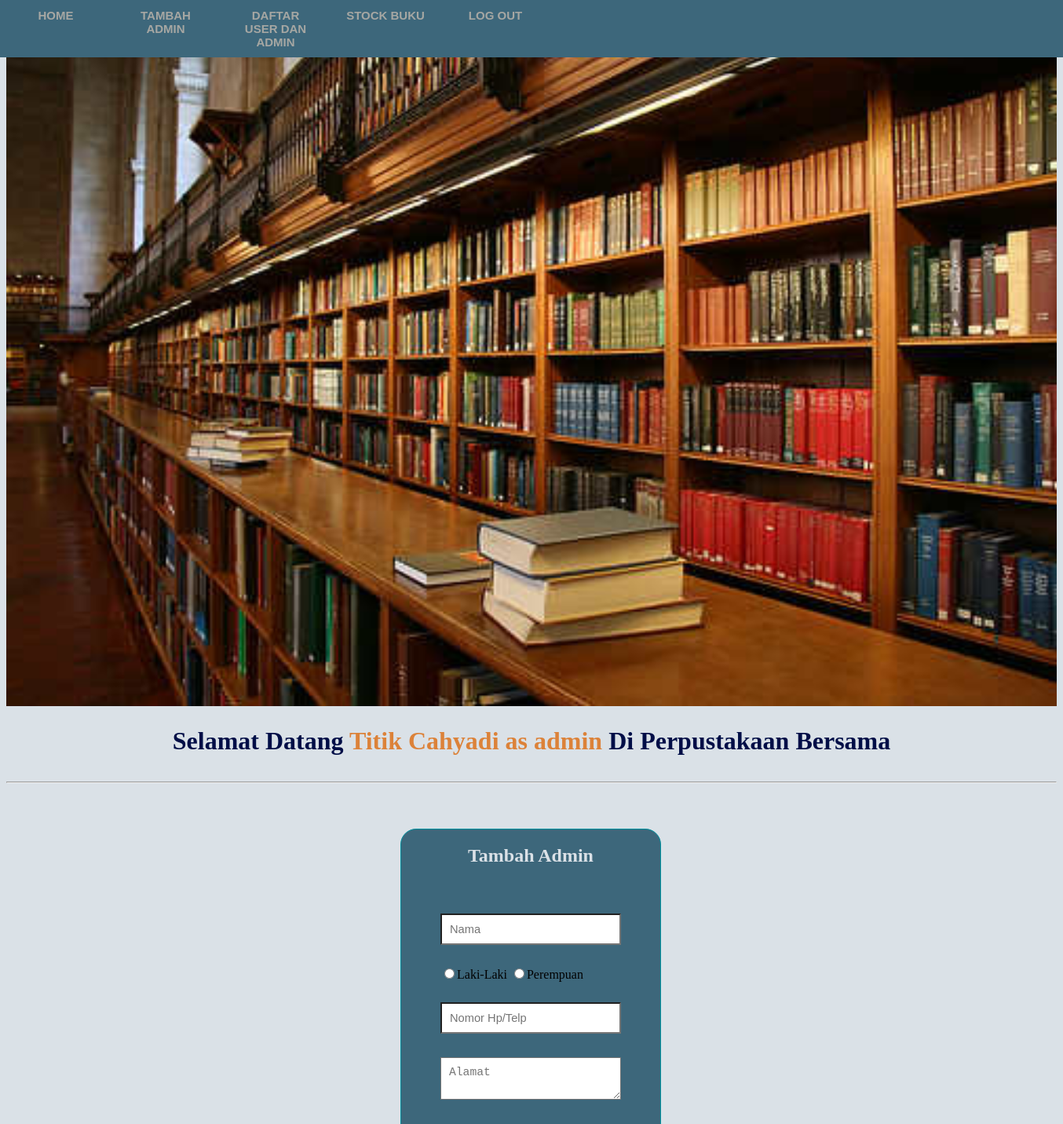
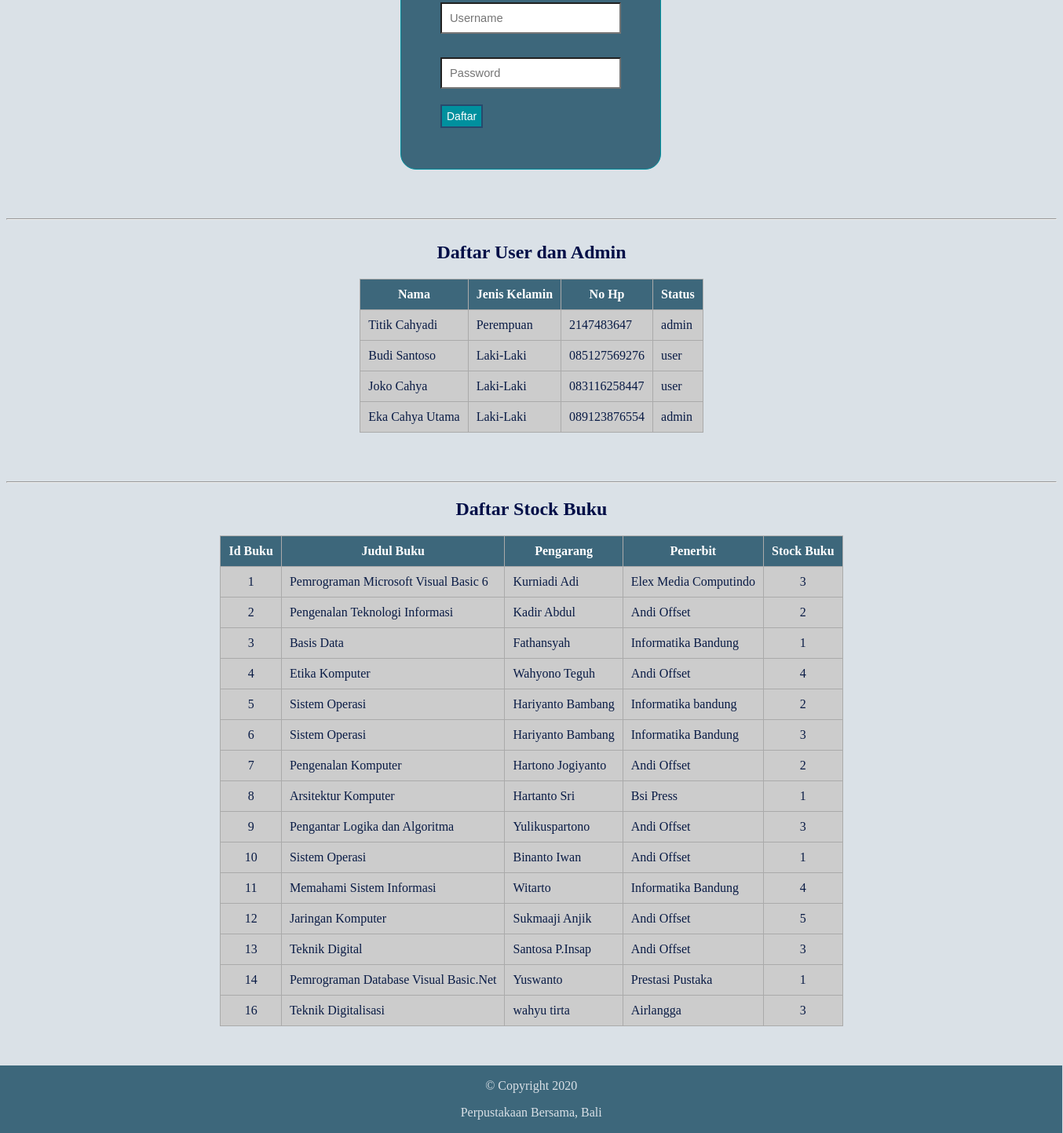
The app's page /index_superadmin.php (signed in) with its own data (2 pictures, top to bottom).
### tables this page shows
CREATE TABLE `user` (
  `id_user` int(11) NOT NULL,
  `nama` varchar(30) NOT NULL,
  `jenis_kelamin` enum('Laki-Laki','Perempuan') NOT NULL,
  `no_hp` varchar(15) NOT NULL,
  `alamat` varchar(100) NOT NULL,
  `username` varchar(20) NOT NULL,
  `password` varchar(12) NOT NULL,
  `status` varchar(11) NOT NULL
);

CREATE TABLE `buku` (
  `id_buku` int(11) NOT NULL,
  `judul_buku` varchar(50) NOT NULL,
  `pengarang_buku` varchar(30) NOT NULL,
  `edisi_buku` varchar(5) NOT NULL,
  `penerbit` varchar(30) NOT NULL,
  `tahun_terbit` int(5) NOT NULL,
  `no_rak` varchar(5) NOT NULL,
  `stock_buku` int(3) NOT NULL
);

### index_superadmin.php (the view, shortened to what this page needs)
<!DOCTYPE html>
<html>
<head>
	<link rel="stylesheet" type="text/css" href="CSS/index_superadmin.css">
</head>
<body>
	<nav class="navigasi">
		<div class="wrapper">
			<ul>
				<li><a href="#section1">Home</a></li>
				<li><a href="#section2">Tambah Admin</a></li>
				<li><a href="#section3">Daftar User dan Admin</a></li>
				<li><a href="#section5">Stock Buku</a></li>
				<li><a href="logout.php">Log Out</a></li>
			</ul>
		</div>
	</nav>
    <div id="section1">
        <img src="Gambar/gedung_perpustakaan.jpg">
        <h1>Selamat Datang <b style="color: #DC8239;"><?php echo $_SESSION['name'];?> as <?php echo $_SESSION['status'];?> </b> Di Perpustakaan Bersama</h1>
    </div>
    <hr>
    <div id="section2">
    	<h2 align="center">Tambah Admin</h2>
    	<form method="POST" action="tambah_admin.php">
    		<input type="text" name="nama" placeholder="Nama">
            <input type="radio" name="jk" value="Laki-Laki">Laki-Laki
            <input type="radio" name="jk" value="Perempuan">Perempuan
			<input type="text" name="no_hp" placeholder="Nomor Hp/Telp"></td>
            <textarea name="alamat" placeholder="Alamat"></textarea></td>
            <input type="text" name="user" placeholder="Username"></td>
            <input type="password" name="pass" placeholder="Password"></td>
			<input type="submit" name="daftar" value="Daftar"></td>
    	</form>
    </div>
    <hr>
    <div id="section3">
    	<h2 align="center">Daftar User dan Admin</h2>
    	<table align="center">
    		<thead>
    			<tr>
    				<th>Nama</th>
    				<th>Jenis Kelamin</th>
    				<th>No Hp</th>
    				<th>Status</th>
    			</tr>
    		</thead>
    		<tbody>
    			<tr>
    				<?php
    					include "koneksi.php";
    					$query = mysqli_query($conn, "SELECT nama, jenis_kelamin, no_hp, status FROM user WHERE status IN ('Admin','User')") or die(mysqli_error($conn));
    					if (mysqli_num_rows($query) > 0) {
    					 	while ($rows = mysqli_fetch_assoc($query)) {
    					 		$nama = $rows['nama'];
		                        $jk = $rows['jenis_kelamin'];
		                        $no_hp = $rows['no_hp'];
		                        $status = $rows['status'];?>
    					 	<tr>
    					 		<td><?php echo $nama; ?></td>
    					 		<td><?php echo $jk; ?></td>
    					 		<td><?php echo $no_hp; ?></td>
    					 		<td><?php echo $status; ?></td>
    					 	</tr>
    					<?php  } } else { ?>
    					<tr>
    						<td colspan="4" align="center">Tidak Ada Data Ditemukan</td>
    					</tr>
    					<?php } ?>
    			</tr>
    		</tbody>
    	</table>
    </div>
    <hr>
    <div id="section5">
    	<h2>Daftar Stock Buku</h2>
    	<table align="center">
    		<thead>
    			<tr>
    				<th>Id Buku</th>
    				<th>Judul Buku</th>
    				<th>Pengarang</th>
    				<th>Penerbit</th>
    				<th>Stock Buku</th>
    			</tr>
    		</thead>
    		<tbody>
    			<tr>
    				<?php
    					include "koneksi.php";
    					$query = mysqli_query($conn, "SELECT id_buku, judul_buku, pengarang_buku, penerbit, stock_buku FROM buku") or die(mysqli_error($conn));
    					if (mysqli_num_rows($query) > 0) {
    					 	while ($rows = mysqli_fetch_assoc($query)) {
    					 		$id = $rows['id_buku'];
		                        $judul = $rows['judul_buku'];
		                        $pengarang = $rows['pengarang_buku'];
		                        $penerbit = $rows['penerbit'];
		                        $stock = $rows['stock_buku']?>
    					 	<tr>
    					 		<td align="center"><?php echo $id; ?></td>
    					 		<td><?php echo $judul; ?></td>
    					 		<td><?php echo $pengarang; ?></td>
    					 		<td><?php echo $penerbit; ?></td>
    					 		<td align="center"><?php echo $stock; ?></td>
    					 	</tr>
    					<?php  } } else { ?>
    					<tr>
    						<td colspan="4" align="center">Tidak Ada Data Ditemukan</td>
    					</tr>
    					<?php } ?>
    			</tr>
    		</tbody>
    	</table>
    </div>
    <footer>
        <p>&copy Copyright 2020</p>
        <p>Perpustakaan Bersama, Bali</p>
    </footer>
</body>
</html>

### CSS/index_superadmin.css (style rules this page uses)
* { background-color: #dae1e7; scroll-behavior: smooth; }
.navigasi ul { border: 1px solid #3d677b; padding: 0; margin: 0; list-style: none; font-family: Arial, Helvetica, sans-serif; font-size: 15px; font-weight: bold; width: 100%; background-color: #3d677b; overflow: hidden; position: fixed; top: 0; left: 0; }
.navigasi li { float: left; }
.navigasi li a { display: block; color: #a6a7a3; text-align: center; padding: 10px 20px; text-decoration: none; text-transform: uppercase; font-weight: bold; width: 100px; background-color: #3d677b; }
#section1, #section2, #section3, #section4 { display: inline-block; width: 100%; overflow: hidden; }
#section1 img { width: 100%; }
#section1 h1 { text-align: center; color: #000e47; }
#section2 { border: 1px solid #00909e; height: auto; width: 330px; margin: 50px 502px; background-color: #3d677b; border-radius: 20px; }
#section2 h2 { text-align: center; color: #dae1e7; background-color: #3d677b; }
#section2 form { margin: 50px 50px; background-color: #3d677b; }
#section2 form input[type=text] { box-sizing : border-box; width: 100%; padding: 10px; font-size: 11pt; margin-top: 10px; margin-bottom: 20px; background-color: white; }
#section2 form input[type=password] { box-sizing : border-box; width: 100%; padding: 10px; font-size: 11pt; margin-top: 10px; margin-bottom: 20px; background-color: white; }
#section2 form input[type=submit] { width: auto; height: 30px; font-size: 14px; margin-bottom: 1%; background-color: #00909e; color:#ffffff; border: 2px solid #27496d; cursor: pointer; }
#section2 form textarea { box-sizing : border-box; width: 100%; padding: 10px; font-size: 11pt; margin-top: 10px; margin-bottom: 20px; background-color: white; }
#section2 form input[type=radio] { margin-top: 10px; margin-bottom: 20px; color: white; }
#section3 table { border-collapse: collapse; margin-bottom: 50px; }
#section3 h2 { text-align: center; color: #000e47; }
#section3 th { background-color: #3d677b; border: 1px solid #aaaaaa; text-align:left; color: #ffffff; padding: 10px; text-align: center; }
#section3 td { background-color: #cccccc; border: 1px solid #aaaaaa; padding: 10px; color: #091b45; }
#section5 table { border-collapse: collapse; margin-bottom: 50px; }
#section5 h2 { text-align: center; color: #000e47; }
#section5 th { background-color: #3d677b; border: 1px solid #aaaaaa; text-align:left; color: #ffffff; padding: 10px; text-align: center; }
#section5 td { background-color: #cccccc; border: 1px solid #aaaaaa; padding: 10px; color: #091b45; }
footer { border: 1px solid #3d677b; width: 101%; height: 100%; background-color: #3d677b; position: relative; bottom: 0; left: 0; right: 0; margin-left: -8px; margin-bottom: -8px; }
footer p { text-align: center; background-color: #3d677b; color: #dae1e7; }

### records on screen
user: nama "Titik Cahyadi", jenis_kelamin "Perempuan", no_hp "2147483647", status "admin"
user: nama "Budi Santoso", jenis_kelamin "Laki-Laki", no_hp "085127569276", status "user"
user: nama "Joko Cahya", jenis_kelamin "Laki-Laki", no_hp "083116258447", status "user"
user: nama "Eka Cahya Utama", jenis_kelamin "Laki-Laki", no_hp "089123876554", status "admin"
buku: id_buku "1", judul_buku "Pemrograman Microsoft Visual Basic 6", pengarang_buku "Kurniadi Adi", penerbit "Elex Media Computindo", stock_buku "3"
buku: id_buku "2", judul_buku "Pengenalan Teknologi Informasi", pengarang_buku "Kadir Abdul", penerbit "Andi Offset", stock_buku "2"
buku: id_buku "3", judul_buku "Basis Data", pengarang_buku "Fathansyah", penerbit "Informatika Bandung", stock_buku "1"
buku: id_buku "4", judul_buku "Etika Komputer", pengarang_buku "Wahyono Teguh", penerbit "Andi Offset", stock_buku "4"
buku: id_buku "5", judul_buku "Sistem Operasi", pengarang_buku "Hariyanto Bambang", penerbit "Informatika bandung", stock_buku "2"
buku: id_buku "6", judul_buku "Sistem Operasi", pengarang_buku "Hariyanto Bambang", penerbit "Informatika Bandung", stock_buku "3"
buku: id_buku "7", judul_buku "Pengenalan Komputer", pengarang_buku "Hartono Jogiyanto", penerbit "Andi Offset", stock_buku "2"
buku: id_buku "8", judul_buku "Arsitektur Komputer", pengarang_buku "Hartanto Sri", penerbit "Bsi Press", stock_buku "1"
buku: id_buku "9", judul_buku "Pengantar Logika dan Algoritma", pengarang_buku "Yulikuspartono", penerbit "Andi Offset", stock_buku "3"
buku: id_buku "10", judul_buku "Sistem Operasi", pengarang_buku "Binanto Iwan", penerbit "Andi Offset", stock_buku "1"
buku: id_buku "11", judul_buku "Memahami Sistem Informasi", pengarang_buku "Witarto", penerbit "Informatika Bandung", stock_buku "4"
buku: id_buku "12", judul_buku "Jaringan Komputer", pengarang_buku "Sukmaaji Anjik", penerbit "Andi Offset", stock_buku "5"
buku: id_buku "13", judul_buku "Teknik Digital", pengarang_buku "Santosa P.Insap", penerbit "Andi Offset", stock_buku "3"
buku: id_buku "14", judul_buku "Pemrograman Database Visual Basic.Net", pengarang_buku "Yuswanto", penerbit "Prestasi Pustaka", stock_buku "1"
buku: id_buku "16", judul_buku "Teknik Digitalisasi", pengarang_buku "wahyu tirta", penerbit "Airlangga", stock_buku "3"

### other values on screen
$_SESSION['name'] "Titik Cahyadi"
$_SESSION['status'] "admin"
